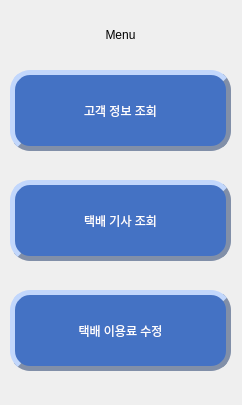
<?xml version="1.0" encoding="UTF-8"?>
<ui version="4.0">
 <class>Manager_Menu</class>
 <widget class="QMainWindow" name="Manager_Menu">
  <property name="geometry">
   <rect>
    <x>0</x>
    <y>0</y>
    <width>242</width>
    <height>405</height>
   </rect>
  </property>
  <property name="windowTitle">
   <string>MainWindow</string>
  </property>
  <widget class="QWidget" name="centralwidget">
   <widget class="QPushButton" name="Service_time_Button">
    <property name="geometry">
     <rect>
      <x>10</x>
      <y>290</y>
      <width>221</width>
      <height>81</height>
     </rect>
    </property>
    <property name="styleSheet">
     <string notr="true">background-color : rgb(68, 114, 196);
border-style : outset;
border-width : 5px;
border-radius : 20px;
border-color : rgb(129, 143, 168);
font: 25pt &quot;배달의민족 주아&quot;;
color: rgb(255, 255, 255);</string>
    </property>
    <property name="text">
     <string>택배 이용료 수정</string>
    </property>
   </widget>
   <widget class="QPushButton" name="Client_Search_Button">
    <property name="geometry">
     <rect>
      <x>10</x>
      <y>70</y>
      <width>221</width>
      <height>81</height>
     </rect>
    </property>
    <property name="styleSheet">
     <string notr="true">background-color : rgb(68, 114, 196);
border-style : outset;
border-width : 5px;
border-radius : 20px;
border-color : rgb(129, 143, 168);
font: 28pt &quot;배달의민족 주아&quot;;
color: rgb(255, 255, 255);</string>
    </property>
    <property name="text">
     <string>고객 정보 조회</string>
    </property>
   </widget>
   <widget class="QPushButton" name="Courier_Search_Button">
    <property name="geometry">
     <rect>
      <x>10</x>
      <y>180</y>
      <width>221</width>
      <height>81</height>
     </rect>
    </property>
    <property name="styleSheet">
     <string notr="true">background-color : rgb(68, 114, 196);
border-style : outset;
border-width : 5px;
border-radius : 20px;
border-color : rgb(129, 143, 168);
font: 28pt &quot;배달의민족 주아&quot;;
color: rgb(255, 255, 255);</string>
    </property>
    <property name="text">
     <string>택배 기사 조회</string>
    </property>
   </widget>
   <widget class="QLabel" name="label">
    <property name="geometry">
     <rect>
      <x>50</x>
      <y>10</y>
      <width>141</width>
      <height>51</height>
     </rect>
    </property>
    <property name="styleSheet">
     <string notr="true">font: 75 30pt &quot;타이포_쌍문동 B&quot;;</string>
    </property>
    <property name="text">
     <string>&lt;html&gt;&lt;head/&gt;&lt;body&gt;&lt;p align=&quot;center&quot;&gt;Menu&lt;/p&gt;&lt;/body&gt;&lt;/html&gt;</string>
    </property>
   </widget>
  </widget>
  <widget class="QMenuBar" name="menubar">
   <property name="geometry">
    <rect>
     <x>0</x>
     <y>0</y>
     <width>242</width>
     <height>21</height>
    </rect>
   </property>
  </widget>
 </widget>
 <resources/>
 <connections/>
</ui>
